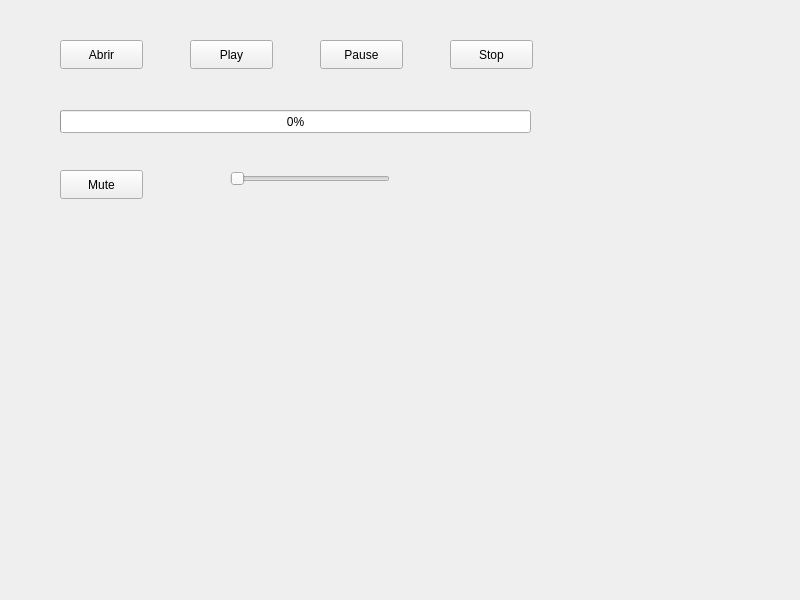
<?xml version="1.0" encoding="UTF-8"?>
<ui version="4.0">
 <class>Widget</class>
 <widget class="QWidget" name="Widget">
  <property name="geometry">
   <rect>
    <x>0</x>
    <y>0</y>
    <width>800</width>
    <height>600</height>
   </rect>
  </property>
  <property name="windowTitle">
   <string>Widget</string>
  </property>
  <widget class="QPushButton" name="abrir">
   <property name="geometry">
    <rect>
     <x>60</x>
     <y>40</y>
     <width>83</width>
     <height>29</height>
    </rect>
   </property>
   <property name="text">
    <string>Abrir</string>
   </property>
  </widget>
  <widget class="QPushButton" name="play">
   <property name="geometry">
    <rect>
     <x>190</x>
     <y>40</y>
     <width>83</width>
     <height>29</height>
    </rect>
   </property>
   <property name="text">
    <string>Play</string>
   </property>
  </widget>
  <widget class="QPushButton" name="pause">
   <property name="geometry">
    <rect>
     <x>320</x>
     <y>40</y>
     <width>83</width>
     <height>29</height>
    </rect>
   </property>
   <property name="text">
    <string>Pause</string>
   </property>
  </widget>
  <widget class="QPushButton" name="stop">
   <property name="geometry">
    <rect>
     <x>450</x>
     <y>40</y>
     <width>83</width>
     <height>29</height>
    </rect>
   </property>
   <property name="text">
    <string>Stop</string>
   </property>
  </widget>
  <widget class="QPushButton" name="mute">
   <property name="geometry">
    <rect>
     <x>60</x>
     <y>170</y>
     <width>83</width>
     <height>29</height>
    </rect>
   </property>
   <property name="text">
    <string>Mute</string>
   </property>
  </widget>
  <widget class="QSlider" name="volume">
   <property name="geometry">
    <rect>
     <x>230</x>
     <y>170</y>
     <width>160</width>
     <height>18</height>
    </rect>
   </property>
   <property name="orientation">
    <enum>Qt::Horizontal</enum>
   </property>
  </widget>
  <widget class="QProgressBar" name="progressBar">
   <property name="geometry">
    <rect>
     <x>60</x>
     <y>110</y>
     <width>471</width>
     <height>23</height>
    </rect>
   </property>
   <property name="value">
    <number>0</number>
   </property>
  </widget>
 </widget>
 <resources/>
 <connections/>
</ui>
